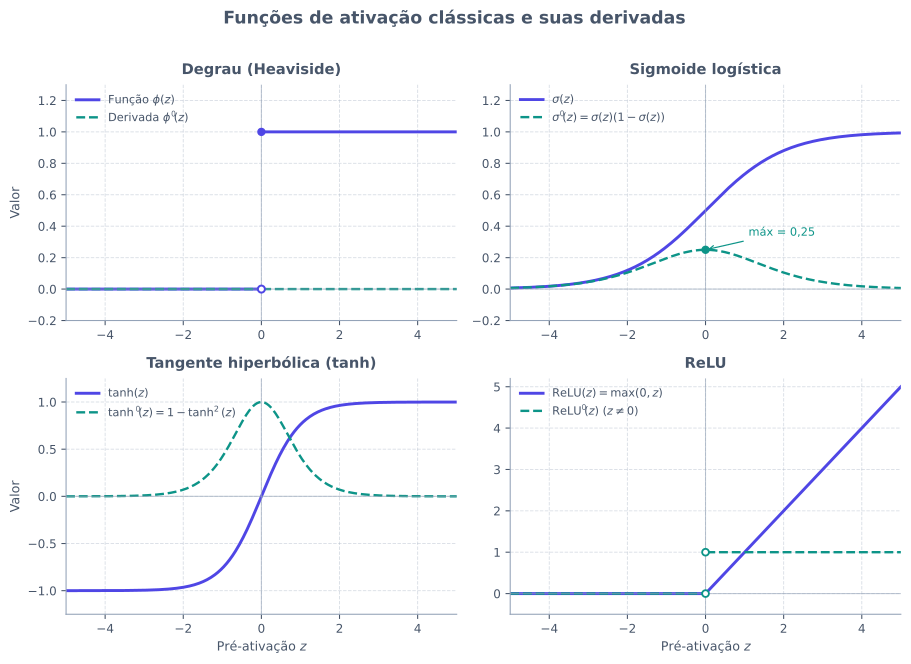

This chart was generated by the following Python code:
from pathlib import Path

import matplotlib.pyplot as plt
import numpy as np


def main() -> None:
    plt.rcParams["svg.fonttype"] = "none"

    z_neg = np.linspace(-5.0, -0.02, 200)
    z_pos = np.linspace(0.02, 5.0, 200)
    z = np.linspace(-5.0, 5.0, 400)

    sig = 1.0 / (1.0 + np.exp(-z))
    dsig = sig * (1.0 - sig)

    th = np.tanh(z)
    dth = 1.0 - th ** 2

    relu = np.maximum(0.0, z)

    cor_texto = "#475569"
    cor_grade = "#94A3B8"
    cor_func = "#4F46E5"
    cor_deriv = "#0D9488"

    fig, axes = plt.subplots(2, 2, figsize=(9.6, 6.8))
    fig.patch.set_alpha(0.0)

    # 1. Degrau (Heaviside)
    ax = axes[0, 0]
    ax.plot(z_neg, np.zeros_like(z_neg), color=cor_func, linewidth=2.2, label=r"Função $\phi(z)$")
    ax.plot(z_pos, np.ones_like(z_pos), color=cor_func, linewidth=2.2)
    ax.scatter([0.0], [1.0], color=cor_func, s=28, zorder=4)
    ax.scatter([0.0], [0.0], facecolors="white", edgecolors=cor_func, s=28, linewidth=1.5, zorder=4)
    ax.plot(z_neg, np.zeros_like(z_neg), color=cor_deriv, linewidth=1.8, linestyle="--", label=r"Derivada $\phi'(z)$")
    ax.plot(z_pos, np.zeros_like(z_pos), color=cor_deriv, linewidth=1.8, linestyle="--")
    ax.set_title("Degrau (Heaviside)", fontsize=11, fontweight="bold", color=cor_texto, pad=8)
    ax.set_ylim(-0.2, 1.3)

    # 2. Sigmoide logística
    ax = axes[0, 1]
    ax.plot(z, sig, color=cor_func, linewidth=2.2, label=r"$\sigma(z)$")
    ax.plot(z, dsig, color=cor_deriv, linewidth=1.8, linestyle="--", label=r"$\sigma'(z) = \sigma(z)(1-\sigma(z))$")
    ax.scatter([0.0], [0.25], color=cor_deriv, s=28, zorder=4)
    ax.annotate("máx = 0,25", xy=(0.0, 0.25), xytext=(1.1, 0.34), fontsize=8.5, color=cor_deriv,
                arrowprops=dict(arrowstyle="->", color=cor_deriv, lw=0.9))
    ax.set_title("Sigmoide logística", fontsize=11, fontweight="bold", color=cor_texto, pad=8)
    ax.set_ylim(-0.2, 1.3)

    # 3. Tangente hiperbólica
    ax = axes[1, 0]
    ax.plot(z, th, color=cor_func, linewidth=2.2, label=r"$\tanh(z)$")
    ax.plot(z, dth, color=cor_deriv, linewidth=1.8, linestyle="--", label=r"$\tanh'(z) = 1 - \tanh^2(z)$")
    ax.set_title("Tangente hiperbólica (tanh)", fontsize=11, fontweight="bold", color=cor_texto, pad=8)
    ax.set_ylim(-1.25, 1.25)

    # 4. ReLU
    ax = axes[1, 1]
    ax.plot(z, relu, color=cor_func, linewidth=2.2, label=r"$\mathrm{ReLU}(z) = \max(0, z)$")
    ax.plot(z_neg, np.zeros_like(z_neg), color=cor_deriv, linewidth=1.8, linestyle="--", label=r"$\mathrm{ReLU}'(z)$ ($z \neq 0$)")
    ax.plot(z_pos, np.ones_like(z_pos), color=cor_deriv, linewidth=1.8, linestyle="--")
    ax.scatter([0.0, 0.0], [0.0, 1.0], facecolors="white", edgecolors=cor_deriv, s=26, linewidth=1.4, zorder=4)
    ax.set_title("ReLU", fontsize=11, fontweight="bold", color=cor_texto, pad=8)
    ax.set_ylim(-0.5, 5.2)

    for idx, ax in enumerate(axes.flat):
        ax.patch.set_alpha(0.0)
        ax.axhline(0.0, color=cor_grade, linewidth=0.8, alpha=0.6)
        ax.axvline(0.0, color=cor_grade, linewidth=0.8, alpha=0.6)
        ax.grid(True, which="major", linestyle="--", linewidth=0.7, alpha=0.35, color=cor_grade)
        ax.spines["top"].set_visible(False)
        ax.spines["right"].set_visible(False)
        ax.spines["left"].set_color(cor_grade)
        ax.spines["bottom"].set_color(cor_grade)
        ax.tick_params(colors=cor_texto, labelsize=9)
        ax.set_xlim(-5.0, 5.0)
        if idx >= 2:
            ax.set_xlabel("Pré-ativação $z$", fontsize=9.5, color=cor_texto)
        if idx % 2 == 0:
            ax.set_ylabel("Valor", fontsize=9.5, color=cor_texto)
        ax.legend(loc="upper left", frameon=False, fontsize=8.5, labelcolor=cor_texto)

    fig.suptitle(
        "Funções de ativação clássicas e suas derivadas",
        fontsize=13,
        fontweight="bold",
        color=cor_texto,
        y=1.01,
    )
    fig.tight_layout()

    destino = Path(__file__).resolve().parent / "t01-ativacoes.svg"
    fig.savefig(destino, format="svg", transparent=True, bbox_inches="tight")
    plt.close(fig)


if __name__ == "__main__":
    main()
